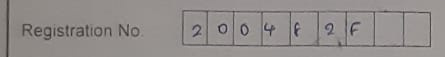
#> input picture Image2pdf/WhatsApp Unknown 2023-10-19 at 10.18.26/WhatsApp Image 2023-10-19 at 08.49.47.jpeg, 445 x 57 px, found by its file name
$ python imagePreprocessCV2.py
#> lines starting #> are read from the running program, lines starting #| are printed output that depends on the picture
#> further down, image is the input picture: shape (57, 445, 3); mean B, G, R 139.5, 141.3, 146.1
import cv2
def convert_image_to_grayscale(self):
    return cv2.cvtColor(self, cv2.COLOR_BGR2GRAY)
def threshold_image(self):
    return cv2.adaptiveThreshold(self,255,cv2.ADAPTIVE_THRESH_GAUSSIAN_C,cv2.THRESH_BINARY,7,5)
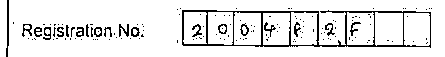
#> returned value: shape (57, 445); 90% white; black in thin lines or dots
def threshold_image1(self):
    _,img = cv2.threshold(self,130,255,cv2.THRESH_BINARY)
    return img
def invert_image(self):
    return cv2.bitwise_not(self)
#> returned value: shape (57, 445); 10% white in thin lines or dots
def dilate_image(self):
    kernel_size =(2,1)
    kernel = cv2.getStructuringElement(cv2.MORPH_RECT, kernel_size)
    return cv2.dilate(self, kernel, iterations=1)
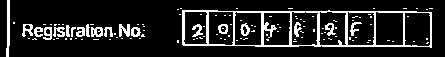
#> returned value: shape (57, 445); 13.6% white in thin lines or dots
def scale_image(self):
    target_size = (28, 28)
    scaled_image = cv2.resize(self, target_size, interpolation=cv2.INTER_AREA)
    return scaled_image
def remove_noice(self):
    kernel_size = (7, 7)  # You can adjust the kernel size based on the noise level
    blurred_image = cv2.GaussianBlur(self, kernel_size, 0)
    return blurred_image
def errode(self):
    kernel_size = (2,2)
    return cv2.erode(self,kernel_size,iterations=2)
# for i in range(1,12001):
image = cv2.imread('WhatsApp Unknown 2023-10-19 at 10.18.26\WhatsApp Image 2023-10-19 at 08.49.47.jpeg')
image1 = convert_image_to_grayscale(image)
image2 = threshold_image(image1)
image2 = threshold_image(image2)

image2 = invert_image(image2)
image3 = dilate_image(image2)
image3 = invert_image(image3)
#> in invert_image (call 2), `return cv2.bitwise_not(self)`: returned value: shape (57, 445); 86.4% white; black in thin lines or dots
cv2.imwrite('index.png',image3)

$ run again, with Image2pdf/WhatsApp Unknown 2023-10-19 at 10.18.26/WhatsApp Image 2023-10-19 at 08.49.28.jpeg copied over Image2pdf/WhatsApp Unknown 2023-10-19 at 10.18.26/WhatsApp Image 2023-10-19 at 08.49.47.jpeg
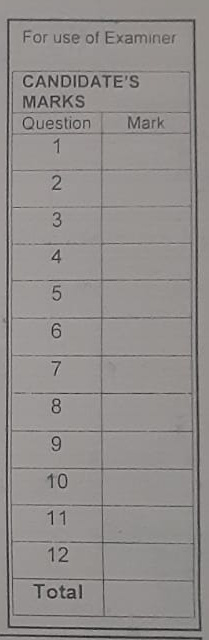
#> input picture Image2pdf/WhatsApp Unknown 2023-10-19 at 10.18.26/WhatsApp Image 2023-10-19 at 08.49.28.jpeg, 209 x 640 px, found by its file name
#> image is the input picture: shape (640, 209, 3); mean B, G, R 140.2, 141.9, 145.7
#> in threshold_image, `return cv2.adaptiveThreshold(self,255,cv2.ADAPTIVE_THRESH_GAUSSIAN_C,c..`:
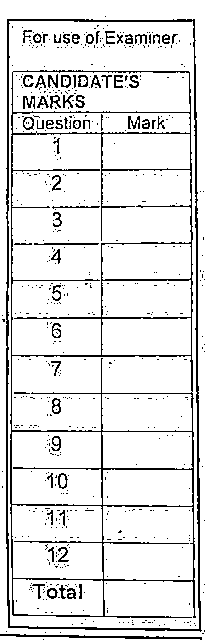
#> returned value: shape (640, 209); 89.4% white; black in thin lines or dots
#> in dilate_image, `return cv2.dilate(self, kernel, iterations=1)`:
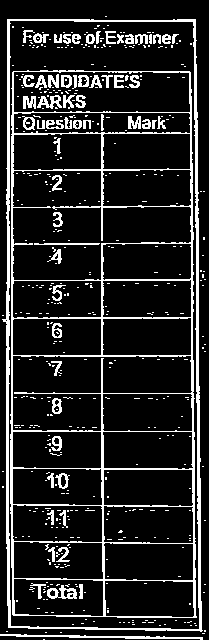
#> returned value: shape (640, 209); 14.2% white in thin lines or dots

$ run again, with Image2pdf/WhatsApp Unknown 2023-10-19 at 10.18.26/WhatsApp Image 2023-10-19 at 08.49.50.jpeg copied over Image2pdf/WhatsApp Unknown 2023-10-19 at 10.18.26/WhatsApp Image 2023-10-19 at 08.49.47.jpeg
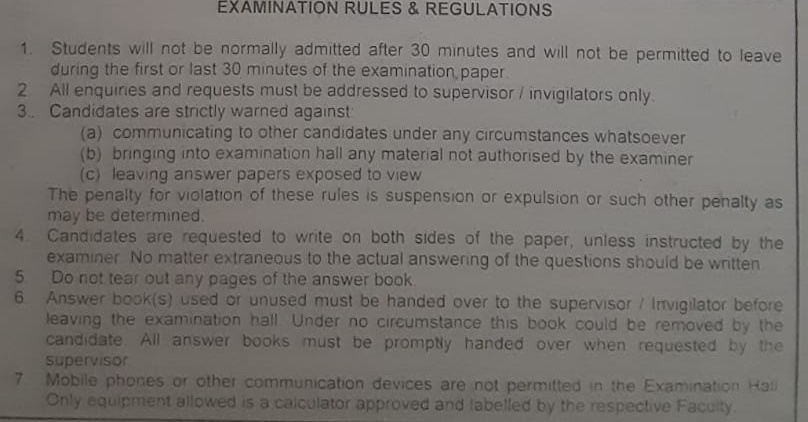
#> input picture Image2pdf/WhatsApp Unknown 2023-10-19 at 10.18.26/WhatsApp Image 2023-10-19 at 08.49.50.jpeg, 808 x 422 px, found by its file name
#> image is the input picture: shape (422, 808, 3); mean B, G, R 111.3, 115.5, 119
#> in threshold_image, `return cv2.adaptiveThreshold(self,255,cv2.ADAPTIVE_THRESH_GAUSSIAN_C,c..`:
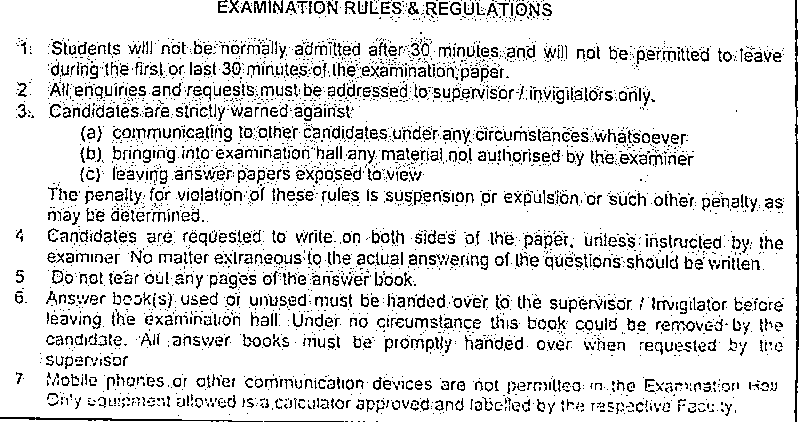
#> returned value: shape (422, 808); 87% white; black in thin lines or dots
#> in dilate_image, `return cv2.dilate(self, kernel, iterations=1)`:
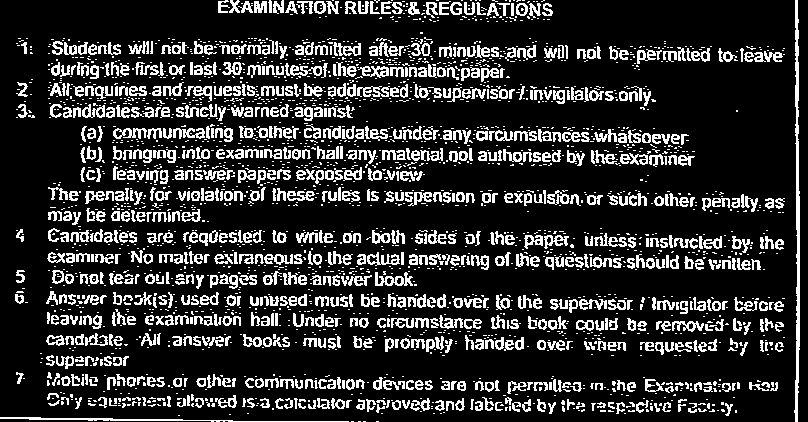
#> returned value: shape (422, 808); 18.7% white in thin lines or dots
